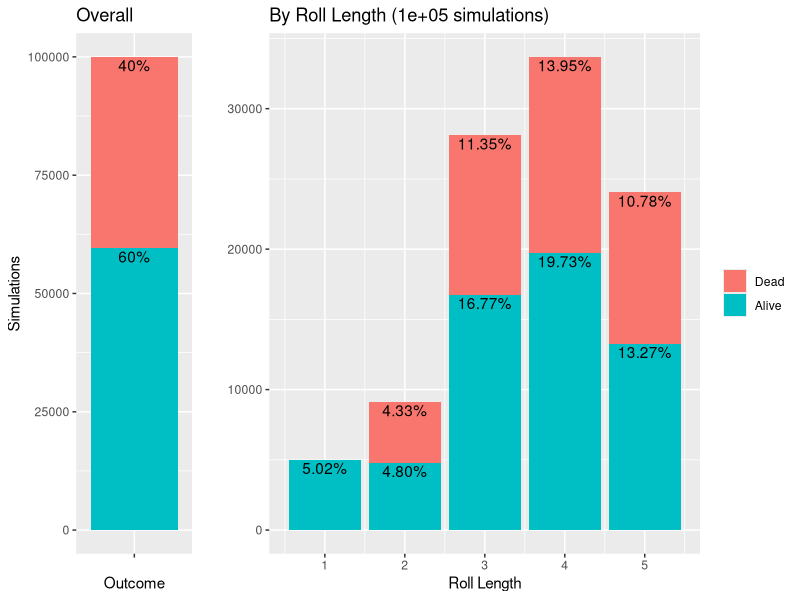

Write the R code that produced this figure.
## ---- chunk 1
knitr::opts_chunk$set(echo = TRUE)
## ---- chunk 2
death_save <- function() {
  # Variables to track
  live <- 0
  die <- 0
  roll_length <- 0
  
  rolling <- T
  while (rolling == T) {
    # Roll the die, increment roll_length, and increment live or die accordingly
    roll <- sample(1:20, 1)
    roll_length <- roll_length + 1
    if (roll == 20) {
      live <- live + 3
    } else if (roll == 1) {
      die <- die + 2
    } else if (1 < roll & roll < 10) {
      die <- die + 1
    } else {
      live <- live + 1
    }
    
    # Check how many successes or failures there are and either keep rolling or not
    if (live >= 3) {
      rolling <- F
      result <- 1
    } else if (die >= 3) {
      rolling <- F
      result <- 0
    }
  }
  
  # Return both the result and how many rolls it took to get that result in a list
  return(list(result, roll_length))
}
## ---- chunk 3
options(digits = 2) # Report to 2 significant figures

# Conduct the Monte Carlo simulation
trials <- 10^5

ds_data <- replicate(trials, death_save())
ds_result <- unlist(ds_data[1,])
ds_roll_length <- unlist(ds_data[2,])

# Results
(mean_outcome <- mean(ds_result)) # Probability of surviving
(mean_roll <- mean(ds_roll_length)) # The average number or rolls in a death saving throw event
## ---- chunk 4
# Plot the results
library(ggplot2)
library(scales)
library(gridExtra)
df <- data.frame(rolls=ds_roll_length, results=ds_result, d_a=rep("", trials))

p <- ggplot(df, aes(d_a, fill=factor(results))) + 
  geom_bar() +
  geom_text(aes(label=scales::percent(..count../sum(..count..))), stat='count', position="stack", vjust=1.2) +
  theme(legend.position = "none") + labs(title = "Overall", x="Outcome", y="Simulations")

p2 <- ggplot(df, aes(rolls, fill=factor(results))) + geom_bar()  + 
  labs(title = paste("By Roll Length (",format(trials, scientific = T), " simulations)", sep=""), 
       x="Roll Length", y="") +
  theme(legend.title = element_blank()) + 
  scale_fill_discrete(labels=c("Dead", "Alive")) +
  geom_text(aes(label=scales::percent(..count../sum(..count..))), stat='count', position="stack", vjust=1.2) 

grid.arrange(p, p2, widths=c(1,3))
